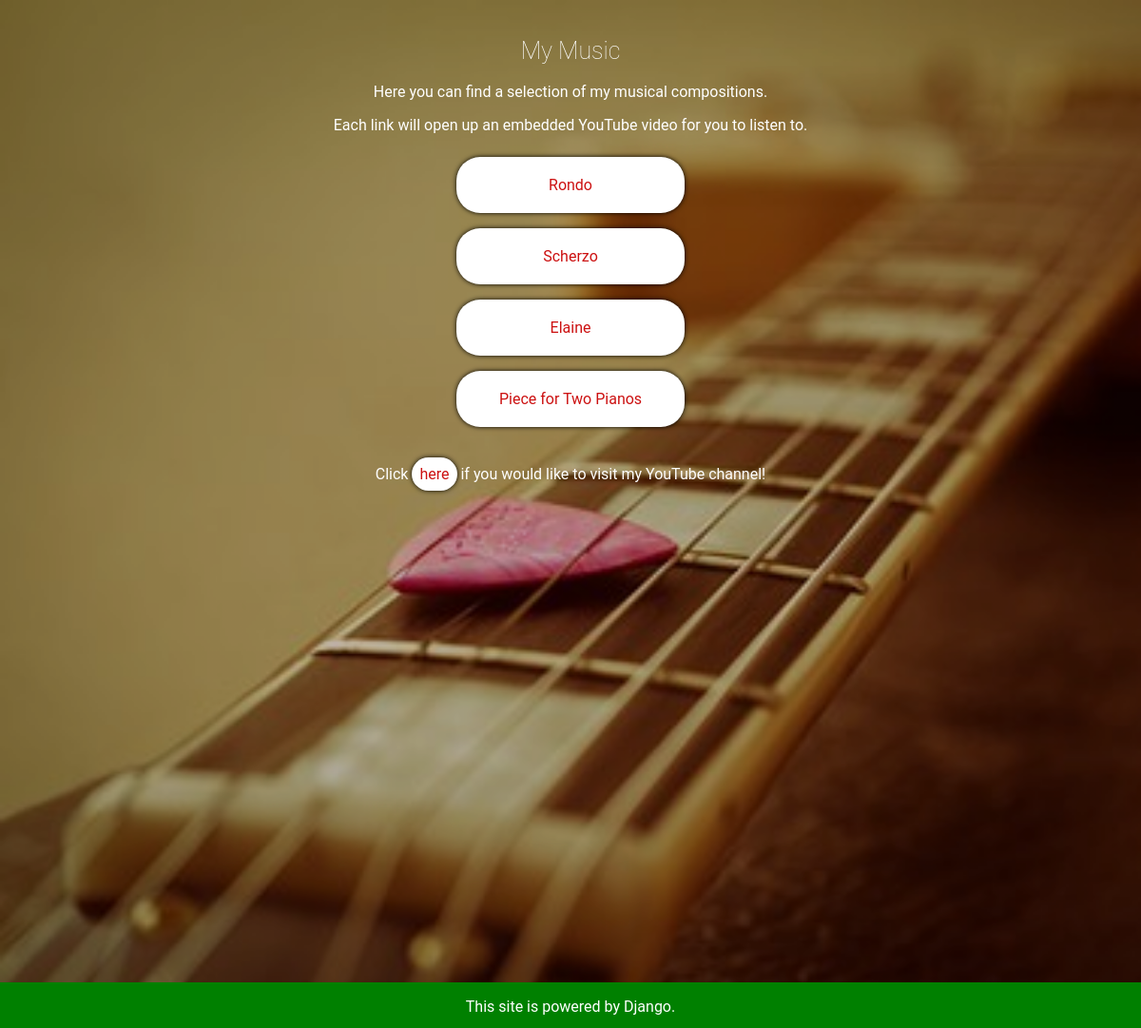
The app's page /music/ with its own data.
### music/models.py (models this page shows, shortened)
@python_2_unicode_compatible
class Composition(models.Model):
    title = models.CharField(max_length=200)
    code = models.CharField(max_length=200)

### music/views.py (the view)
# urls.py: url(r'^', views.index, name='index'),
def index(request):
    pieces = Composition.objects.all()
    context = {"pieces": pieces}
    return render(request, 'music/index.html', context)

### music/templates/music/index.html (shortened to what this page needs)
{% load staticfiles %}
<!DOCTYPE HTML>
<html>
<head>
<link rel="stylesheet" type="text/css"
      href="{%  static 'music/index.css' %}"/>
</head>
<div id="wrapper">
<div id="about">
<div class="container">
        <h2>My Music</h2>
        <p>
Here you can find
a selection of my musical compositions.
        </p>
        <p>Each link
will open up an embedded YouTube video for you to listen to.
        </p>
{% if pieces %}
    {% for p in pieces %}
        <div>
        <a class="musiclink" href="http://www.youtube.com/embed/{{ p.code }}"
        target="video" onclick="test();return true">
        {{ p.title }}
        </a>
        </div>
    {% endfor %}
{% else %}
    <p>No compositions are available.</p>
{% endif %}
<p>Click <a id="youtube" target="_blank" href="https://www.youtube.com/user/slevvio/videos">here</a> if you
would like to visit my YouTube channel!</p>
</div>
</div>
<div id="music">
<div class="container" id="y">
<iframe frameborder="0" allowfullscreen
 name="video"></iframe>
</div>
</div>
<div id="footer">
    <div class="container">
        <p>This site is powered by Django.</p>
    </div>
</div>
</div>
</html>

### music/static/music/index.css (style rules this page uses)
html { font-family: Roboto, Helvetica, Arial, sans-serif; color: white; }
html, body { margin:0; padding:0; height:100%; }
#wrapper { min-height:100%; position:relative; }
#about { height: 100%; text-align: center; padding-top: 20px; background-size: cover; }
#about h2 { font-weight: 200; font-size: 25px; line-height: 1em; }
#footer { background:green; width:100%; height: 3em; position:absolute; bottom:0; left:0; text-align: center; background-color: green; background-size: cover; }
.musiclink { clear: both; display: inline-block; text-decoration: none; padding: 20px 5%; color: #cc1111; background-color: white; background-size: cover; width: 30%; margin: 1% 0; box-sizing: border-box; box-shadow: black 0 0 5px; border-radius: 25px; }
.container { clear: both; margin: auto; max-width: 800px; }
#wrapper { background-image: linear-gradient( rgba(40, 0, 0, 0.3), rgba(40, 0, 0, 0.3) ), url(keyboard.jpg); background-size: cover; }
a { clear: both; display: inline-block; text-decoration: none; padding: 0.5em 0.5em; color: #cc1111; background-color: white; background-size: cover; margin: 1% 0; box-sizing: border-box; box-shadow: black 0 0 5px; border-radius: 100px; }
iframe { width: 100%; }
#music { padding: 20px 0; padding-bottom: 3em; }
#y { margin-bottom: 20px; }

### records on screen
Composition: title "Rondo"
Composition: title "Scherzo"
Composition: title "Elaine"
Composition: title "Piece for Two Pianos"
